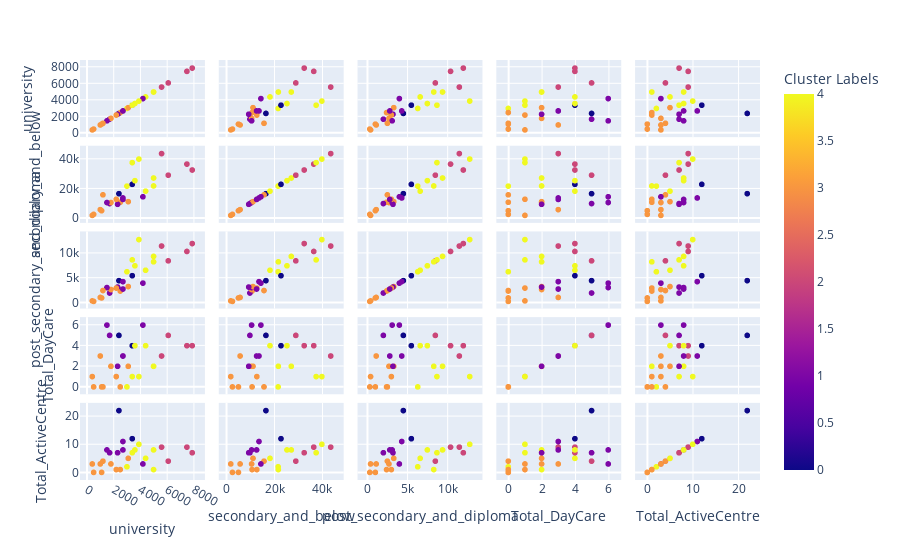

The notebook cell saved with this chart:
### Code cell
import plotly.express as px

#fig = px.scatter_matrix(area_features_df3)

fig = px.scatter_matrix(area_features_df2,
    dimensions=["university", "secondary_and_below", "post_secondary_and_diploma", "Total_DayCare", "Total_ActiveCentre"],
    color="Cluster Labels")

fig.show()

### Figure 1 — Plotly figure (JSON) as saved in the notebook; plotly's stock layout.template omitted (floating-point values rounded to 4 significant figures)
{"data": [{"dimensions": [{"axis": {"matches": true}, "label": "university", "values": [2400, 3000, 2500, 5000, 1700, 6100, 1800, 5600, 1500, 1000, 5000, 1200, 3400, 7500, 3100, 4400, 2300, 2200, 3400, 4200, 7900, 500, 2700, 400, 1100, 2700, 3900, 3600]}, {"axis": {"matches": true}, "label": "secondary_and_below", "values": [16600, 21700, 10800, 27200, 9900, 29100, 10600, 43700, 10600, 5800, 21800, 15800, 22900, 36600, 11200, 18300, 9400, 12800, 37600, 14500, 32600, 2600, 13700, 1900, 5100, 12700, 40000, 25400]}, {"axis": {"matches": true}, "label": "post_secondary_and_diploma", "values": [4500, 6300, 2400, 9400, 2000, 8500, 2700, 11500, 3100, 1100, 8300, 2500, 5500, 10400, 3300, 6600, 3200, 3000, 8700, 4000, 12000, 300, 4300, 400, 1000, 2800, 12800, 7500]}, {"axis": {"matches": true}, "label": "Total_DayCare", "values": [5, 0, 0, 2, 5, 5, 2, 3, 6, 3, 2, 0, 4, 4, 2, 4, 2, 1, 1, 6, 4, 0, 3, 1, 0, 3, 1, 4]}, {"axis": {"matches": true}, "label": "Total_ActiveCentre", "values": [22, 2, 1, 8, 7, 4, 3, 9, 8, 3, 1, 4, 12, 9, 5, 5, 7, 1, 7, 3, 7, 0, 11, 3, 0, 8, 10, 8]}], "hovertemplate": "%{xaxis.title.text}=%{x}<br>%{yaxis.title.text}=%{y}<br>Cluster Labels=%{marker.color}<extra></extra>", "legendgroup": "", "marker": {"color": [0, 4, 3, 4, 1, 2, 3, 2, 1, 3, 4, 3, 0, 2, 3, 4, 1, 3, 4, 1, 2, 3, 1, 3, 3, 1, 4, 4], "coloraxis": "coloraxis", "symbol": "circle"}, "name": "", "showlegend": false, "type": "splom"}], "layout": {"coloraxis": {"colorbar": {"title": {"text": "Cluster Labels"}}, "colorscale": [[0, "#0d0887"], [0.1111, "#46039f"], [0.2222, "#7201a8"], [0.3333, "#9c179e"], [0.4444, "#bd3786"], [0.5556, "#d8576b"], [0.6667, "#ed7953"], [0.7778, "#fb9f3a"], [0.8889, "#fdca26"], [1, "#f0f921"]]}, "dragmode": "select", "legend": {"tracegroupgap": 0}, "margin": {"t": 60}}}
